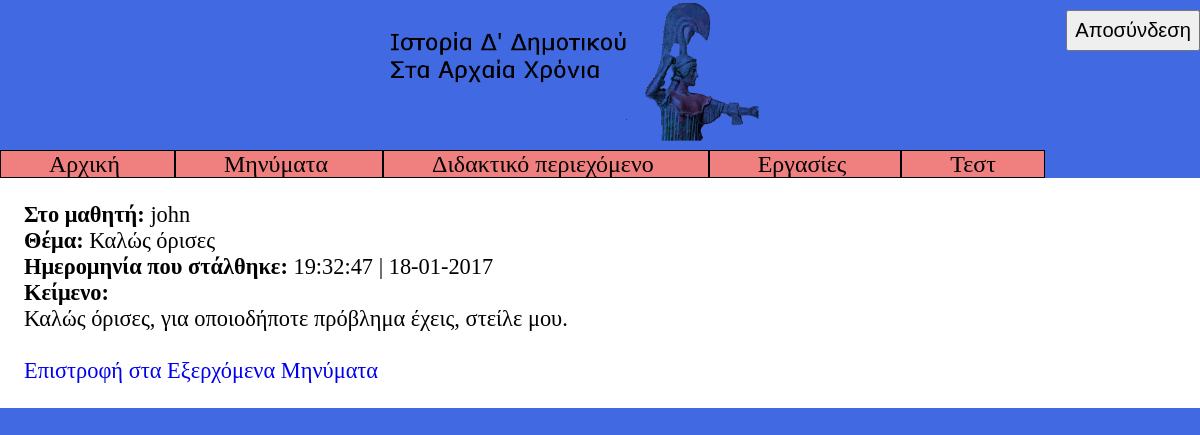
Screenshot of /code/professor/show_sent_message.php?id=24 (signed in) with the database file from the repository.
### tables this page shows
CREATE TABLE `message` (
  `id` bigint(20) NOT NULL,
  `from_user` varchar(20) NOT NULL,
  `to_user` varchar(20) NOT NULL,
  `subject` varchar(20) NOT NULL,
  `text` text NOT NULL,
  `seen` tinyint(1) NOT NULL DEFAULT '0',
  `date` datetime NOT NULL
);

### code/professor/show_sent_message.php (the view, shortened to what this page needs)
<!DOCTYPE html>
<html>
<head>
	<link rel="stylesheet" type="text/css" href="pstyles.css" />
</head>
<body>
	<button class="logout" onclick="logout()"> Αποσύνδεση</button>
	<img src="../banner.png" alt="Ιστορία Δ' Δημοτικού Στα Αρχαία Χρόνια" class="banner">
	<div class="big menu">
		<span class="menup"> <a href="phome.php" class="link_to_page"> Αρχική </a> </span>
		<span class="menup"> <a href="message.php" class="link_to_page"> Μηνύματα </a> </span>
		<span class="menup"> <a href="content.php" class="link_to_page"> Διδακτικό περιεχόμενο </a> </span>
		<span class="menup"> <a href="group_project.php" class="link_to_page"> Εργασίες </a> </span>
		<span class="menup"> <a href="test.php" class="link_to_page"> Τεστ </a> </span>
	</div>
	<div class="main">
<?php
if ((isset($_GET["id"]))) {
	$id = $_GET["id"];
}
else {
	echo "<script> alert('Κάτι πήγε στραβά.'); location.href = 'sent_message.php'; </script>";
	exit();
}
$link = connect_to_database("../login_register_form.php");
$result = $link->query("SELECT * FROM message WHERE id=".$id);
$row = mysqli_fetch_array($result, MYSQLI_ASSOC);
?>
		<b> Στο μαθητή: </b> <?php echo $row["to_user"]; ?> <br>
		<b> Θέμα: </b> <?php echo $row["subject"]; ?> <br>
		<b> Ημερομηνία που στάλθηκε: </b> <?php echo date("H:i:s | d-m-Y", strtotime($row["date"])); ?> <br>
		<b> Κείμενο: </b> <br>
		<?php echo str_replace("\n", "\n<br>", $row["text"]); ?> <br> <br>
		<a href="sent_message.php"> Επιστροφή στα Εξερχόμενα Μηνύματα </a>
	</div>
</body>
</html>

### code/professor/pstyles.css (style rules this page uses)
* { box-sizing: border-box; }
body { background-color: royalblue; font-family: "Verdana"; font-size: 140%; margin: 0; }
button { font-size: 90%; padding: 7px; margin-top: 10px; cursor: pointer; }
a { text-decoration: none; }
button.logout { float: right; }
img.banner { display: table-cell; margin-left: 32.5%; margin-right: 32.5%; width: 35%; }
div.menu { margin-right: 10%; margin-left: 10%; }
span.menup { border: 1px solid black; padding: 0 4%; background-color: lightcoral; cursor: pointer; }
div.main { background-color: white; padding: 2%; margin-left: 10%; margin-right: 10%; }
.big { font-size: 107%; }
a.link_to_page { color: black; }
@media only screen and (max-width: 1400px) { div.main { margin-left: 0; margin-right: 0; } }
@media only screen and (max-width: 1400px) { div.menu { margin-right: 0; margin-left: 0; } }

### rows the page displays
message: to_user "john", subject "Καλώς όρισες", date "19:32:47 | 18-01-2017", text "Καλώς όρισες, για οποιοδήποτε πρόβλημα έχεις, στείλε μου."
